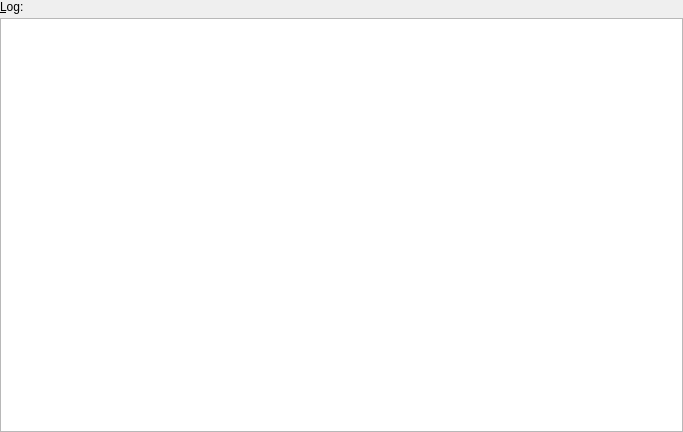
<ui version="4.0" >
 <class>LogView</class>
 <widget class="QWidget" name="LogView" >
  <property name="geometry" >
   <rect>
    <x>0</x>
    <y>0</y>
    <width>683</width>
    <height>432</height>
   </rect>
  </property>
  <property name="minimumSize" >
   <size>
    <width>0</width>
    <height>76</height>
   </size>
  </property>
  <property name="windowTitle" >
   <string>Log viewer</string>
  </property>
  <layout class="QVBoxLayout" >
   <property name="spacing" >
    <number>4</number>
   </property>
   <property name="margin" >
    <number>0</number>
   </property>
   <item>
    <widget class="QLabel" name="logLabel" >
     <property name="text" >
      <string>&amp;Log:</string>
     </property>
     <property name="wordWrap" >
      <bool>false</bool>
     </property>
     <property name="buddy" >
      <cstring>htmlFrame</cstring>
     </property>
    </widget>
   </item>
   <item>
    <widget class="QTextBrowser" name="htmlFrame" >
     <property name="sizePolicy" >
      <sizepolicy vsizetype="Expanding" hsizetype="Expanding" >
       <horstretch>0</horstretch>
       <verstretch>0</verstretch>
      </sizepolicy>
     </property>
     <property name="lineWrapMode" >
      <enum>QTextEdit::NoWrap</enum>
     </property>
    </widget>
   </item>
  </layout>
 </widget>
 <layoutdefault spacing="6" margin="11" />
 <layoutfunction spacing="KDialog::spacingHint" margin="KDialog::marginHint" />
 <pixmapfunction>BTN_ICON</pixmapfunction>
 <includes>
  <include location="local" >kpushbutton.h</include>
 </includes>
 <resources/>
 <connections/>
</ui>
